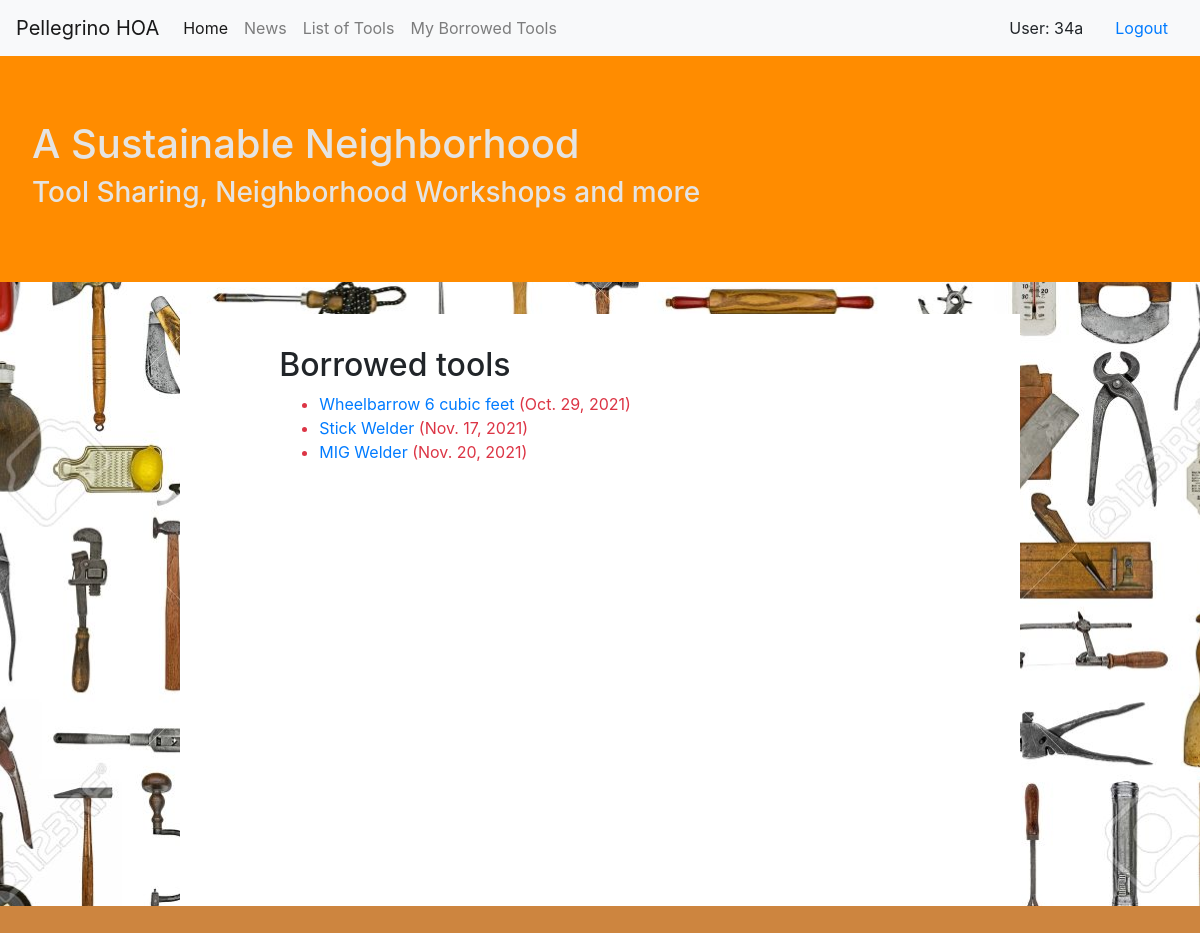
Page /catalog/mytools/ (signed in) on the committed database.
### catalog/models.py (models this page shows, shortened)
class ToolInstance(models.Model):
    id = models.UUIDField(primary_key=True,
                          default=uuid.uuid4,
                          help_text='Unique ID for this tool across whole collection')
    tool = models.ForeignKey('Tool', on_delete=models.RESTRICT, null=True)
    purchased = models.DateField(null=True, blank=False)
    due_back = models.DateField(null=True, blank=True)
    borrower = models.ForeignKey(User, on_delete=models.SET_NULL, null=True, blank=True)
    LOAN_STATUS = (
        ('m', 'Maintenance'),
        ('o', 'On loan'),
        ('a', 'Available'),
        ('r', 'Reserved'),
    )
    status = models.CharField(
        max_length=1,
        choices=LOAN_STATUS,
        blank=True,
        default='m',
        help_text='Tool availability',
    )
    class Meta:
        ordering = ['due_back']
        permissions = (("can_mark_returned", "Set tool as returned"),)
    @property
    def is_overdue(self):
        if self.due_back and date.today() > self.due_back:
            return True
        return False

class Tool(models.Model):
    tool = models.CharField(max_length=200)
    host = models.ForeignKey('Host', on_delete=models.SET_NULL, null=True)
    description = models.TextField(max_length=1000,
                                   help_text='Enter a brief description of the tool')
    tool_type = models.ManyToManyField(ToolType, help_text='Select a type for this tool')
    def display_tool_type(self):
        """Create a string for the ToolType.
        This is required to display genre in Admin."""
        return ', '.join(tool_type.name for tool_type in self.tool_type.all()[:3])
    display_tool_type.short_description = 'Tool Type'

### catalog/views.py (the view)
class LoanedToolsByUserListView(LoginRequiredMixin, generic.ListView):
    model = ToolInstance
    template_name = 'catalog/toolinstance_list_borrowed_user.html'
    paginate_by = 10
    def get_queryset(self):
        return ToolInstance.objects.filter(borrower=self.request.user).filter(status__exact='o').order_by('due_back')

### catalog/templates/catalog/toolinstance_list_borrowed_user.html
{% extends "base_generic.html" %}
{% block content %}
    <h2>Borrowed tools</h2>
    {% if toolinstance_list %}
    <ul>
      {% for toolinst in toolinstance_list %}
      <li class="{% if toolinst.is_overdue %}text-danger{% endif %}">
        <a href="{% url 'tool-detail' toolinst.tool.pk %}">{{toolinst.tool.tool}}</a> ({{ toolinst.due_back }})
      </li>
      {% endfor %}
    </ul>
    {% else %}
      <p>You have no borrowed tools at this time.</p>
    {% endif %}
{% endblock %}

### catalog/templates/base_generic.html (shortened to what this page needs)
<!DOCTYPE html>
<html lang="en">
<head>
    <link rel="stylesheet" href="https://stackpath.bootstrapcdn.com/bootstrap/4.3.1/css/bootstrap.min.css">
    {% load static %}
    <link rel="stylesheet" href="{% static 'css/styles.css' %}">
</head>
    <body>
    <nav class="navbar navbar-expand-lg navbar-light bg-light">
        <a class="navbar-brand" href="{% url 'index' %}">Pellegrino HOA</a>
  <div class="collapse navbar-collapse" id="navbarSupportedContent">
    <ul class="navbar-nav mr-auto justify-content-end">
        <li class="nav-item active">
            <a class="nav-link" href="{% url 'index' %}">Home <span class="sr-only">(current)</span></a>
        </li>
        <li class="nav-item">
            <a class="nav-link" href="{% url 'news' %}">News</a>
        </li>
        <li class="nav-item">
            <a class="nav-link" href="{% url 'tools' %}">List of Tools</a>
        </li>
        {% if user.is_authenticated %}
            <li class="nav-item">
                <a class="nav-link" href="{% url 'my-borrowed' %}">My Borrowed Tools</a>
            </li>
        {%  endif %}
        </ul>
        {% if user.is_authenticated %}
            <li class="nav-item nav-link text-end">User: {{ user.get_username }}</li>
            <li class="nav-item"><a class="nav-link" href="{% url 'logout'%}?next={{request.path}}">Logout</a></li>
        {% else %}
            <li class="nav-item"><a class="nav-link" href="{% url 'login'%}?next={{request.path}}">Login</a></li>
        {% endif %}
  </div>
</nav>
        <div class="jumbotron">
            <h1>A Sustainable Neighborhood</h1>
            <h3>Tool Sharing, Neighborhood Workshops and more</h3>
        </div>
        <div class="container-fluid">
            <div class="row content justify-content-center">
                <div class="col-sm-10 main">
                    {% block content %}
                    {% endblock %}
                </div>
            </div>
      </div>
    </body>
</html>

### catalog/static/css/styles.css (style rules this page uses)
body { background-image: url("../images/toolcollage.jpeg"); background-color: #cccccc; background-position: center; background-size: cover; border-bottom: 3rem solid #cd853f; }
.jumbotron { background-color: darkorange; color: #E5E4E2; border-radius: 0; }
.container-fluid { background-color: white; margin: 0 auto; padding: 2rem; width: 70%; min-height:37rem; }
ul { margin-block-start: 0; }
.nav-item { list-style: none; }

### rows in the picture
ToolInstance: tool.tool "Wheelbarrow 6 cubic feet", due_back "Oct. 29, 2021"
ToolInstance: tool.tool "Stick Welder", due_back "Nov. 17, 2021"
ToolInstance: tool.tool "MIG Welder", due_back "Nov. 20, 2021"

### other values in the picture
{{ user.get_username }} "34a"
